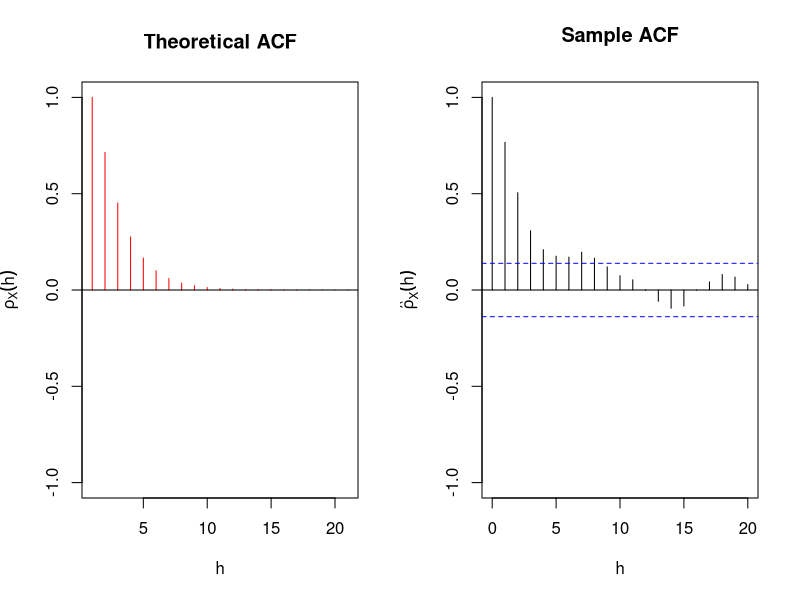
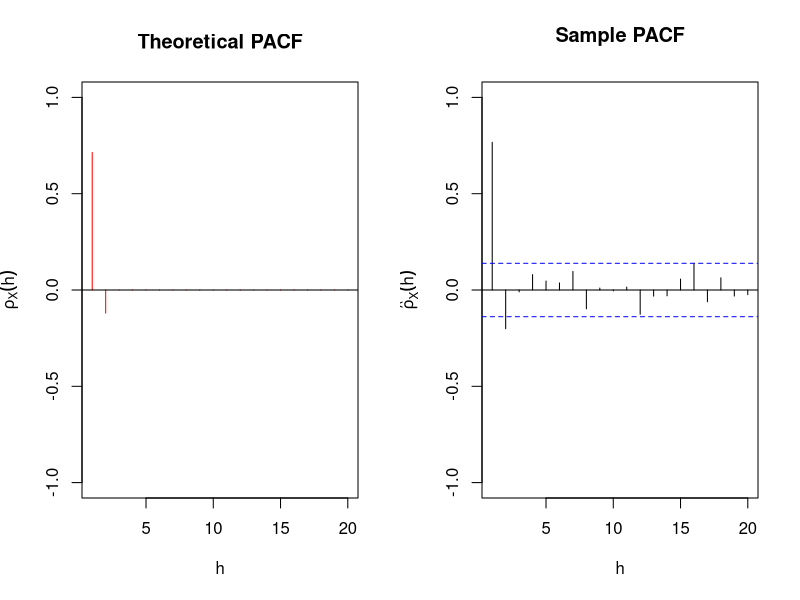

Write the R code that produced these figures, in order.
## ---- chunk 1
knitr::opts_chunk$set(echo = TRUE)
## ---- chunk 2
polyroot(c(1,-0.8,0.12))
## ---- chunk 3
set.seed(1234)
ar2 <- arima.sim(model = list(ar = c(0.8,-0.12),sd = 1),n = 200)
## ---- chunk 4
theo_acf <- ARMAacf(ar = c(0.8,-0.12),lag.max = 20, pacf = FALSE) 
op <- par(mfrow = c(1,2))
# Theoretical ACF
plot(theo_acf,type = "h",ylim = c(-1,1),
main = "Theoretical ACF",
col = "red",
ylab = expression(rho[X](h)), xlab = "h")
abline(h = 0) # Add horizontal line
# Sample ACF
acf(ar2,lag.max = 20,
main = "Sample ACF",
ylim = c(-1,1),
xlab = "h",
ylab = expression(hat(rho)[X](h)))
## ---- chunk 5
theo_pacf <- ARMAacf(ar = c(0.8,-0.12),lag.max = 20, pacf = TRUE)
op <- par(mfrow = c(1,2))
plot(theo_pacf,type = "h",ylim = c(-1,1),
main = "Theoretical PACF",
col = "red",
ylab = expression(rho[X](h)), xlab = "h") 
abline(h = 0) # Add horizontal line
# Sample PACF
pacf(ar2,lag.max = 20,
main = "Sample PACF",
ylim = c(-1,1),
xlab = "h",
ylab = expression(hat(rho)[X](h)))
## ---- chunk 6
pgamma(45,4,1/30)
## ---- chunk 7
(1-ppois(10,5))+dpois(10,5)
## ---- chunk 8
dpois(25,20)*30+45
## ---- chunk 9
1/0.00015
